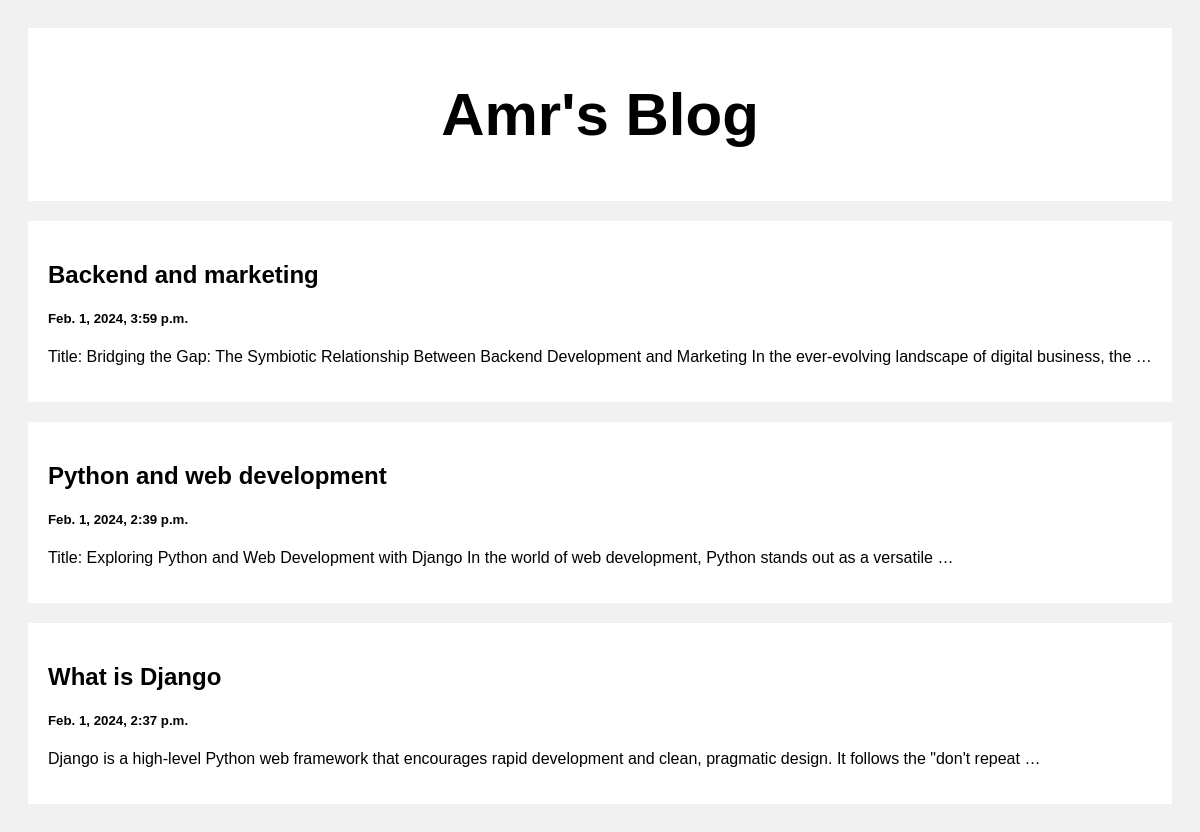
The page / on the database its author committed.
### posts/models.py (models this page shows)
class Post(models.Model):
    title= models.CharField(max_length=100)
    body = models.CharField(max_length=1000000)
    created_at = models.DateTimeField(default=datetime.now, blank= True)

### posts/views.py (the view)
# urls.py: path('', views.index, name= 'index'),
def index(request):
    posts= Post.objects.all()
    return render(request, 'index.html', {'post': posts})

### templates/index.html (shortened to what this page needs)
<!DOCTYPE html>
<html>
<head>
</head>
<body>
<div class="header">
  <h2>Amr's Blog</h2>
</div>
<div class="row">
  <div class="leftcolumn">
    {% for posts in post reversed  %}
    <div class="card">
      <a style="text-decoration: none; color: black;" href="/post/{{posts.id}}">
        <h2>{{posts.title}}</h2>
        <h5>{{posts.created_at}}</h5>
        <p>{{posts.body|truncatewords:20}}</p>
      </a>
    </div>
    {% endfor %}
  </div>
</div>
</body>
</html>

### templates/index.html (style rules this page uses)
* { box-sizing: border-box; }
body { font-family: Arial; padding: 20px; background: #f1f1f1; }
.header { padding: 2px; font-size: 40px; text-align: center; background: white; }
.leftcolumn { float: left; width: 100%; }
.card { background-color: white; padding: 20px; margin-top: 20px; }
.row:after { content: ""; display: table; clear: both; }

### rows shown on the page
Post: title "Backend and marketing", created_at "Feb. 1, 2024, 3:59 p.m.", body "Title: Bridging the Gap: The Symbiotic Relationship Between Backend Development and Marketing In the ever-evolving landscape of digital business, the …"
Post: title "Python and web development", created_at "Feb. 1, 2024, 2:39 p.m.", body "Title: Exploring Python and Web Development with Django In the world of web development, Python stands out as a versatile …"
Post: title "What is Django", created_at "Feb. 1, 2024, 2:37 p.m.", body "Django is a high-level Python web framework that encourages rapid development and clean, pragmatic design. It follows the \"don't repeat …"
